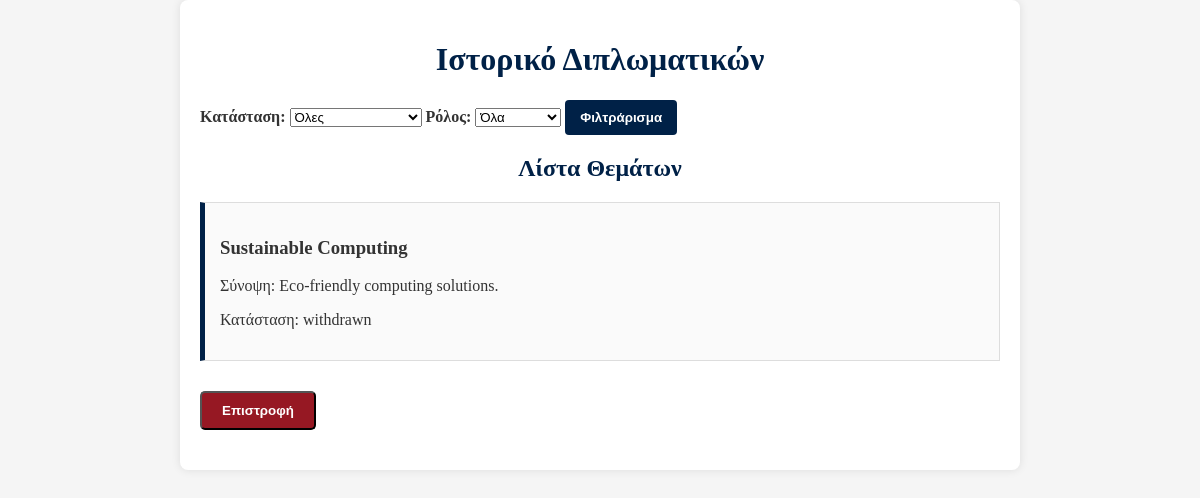
The app's page /all_thesis.php (signed in), older data.
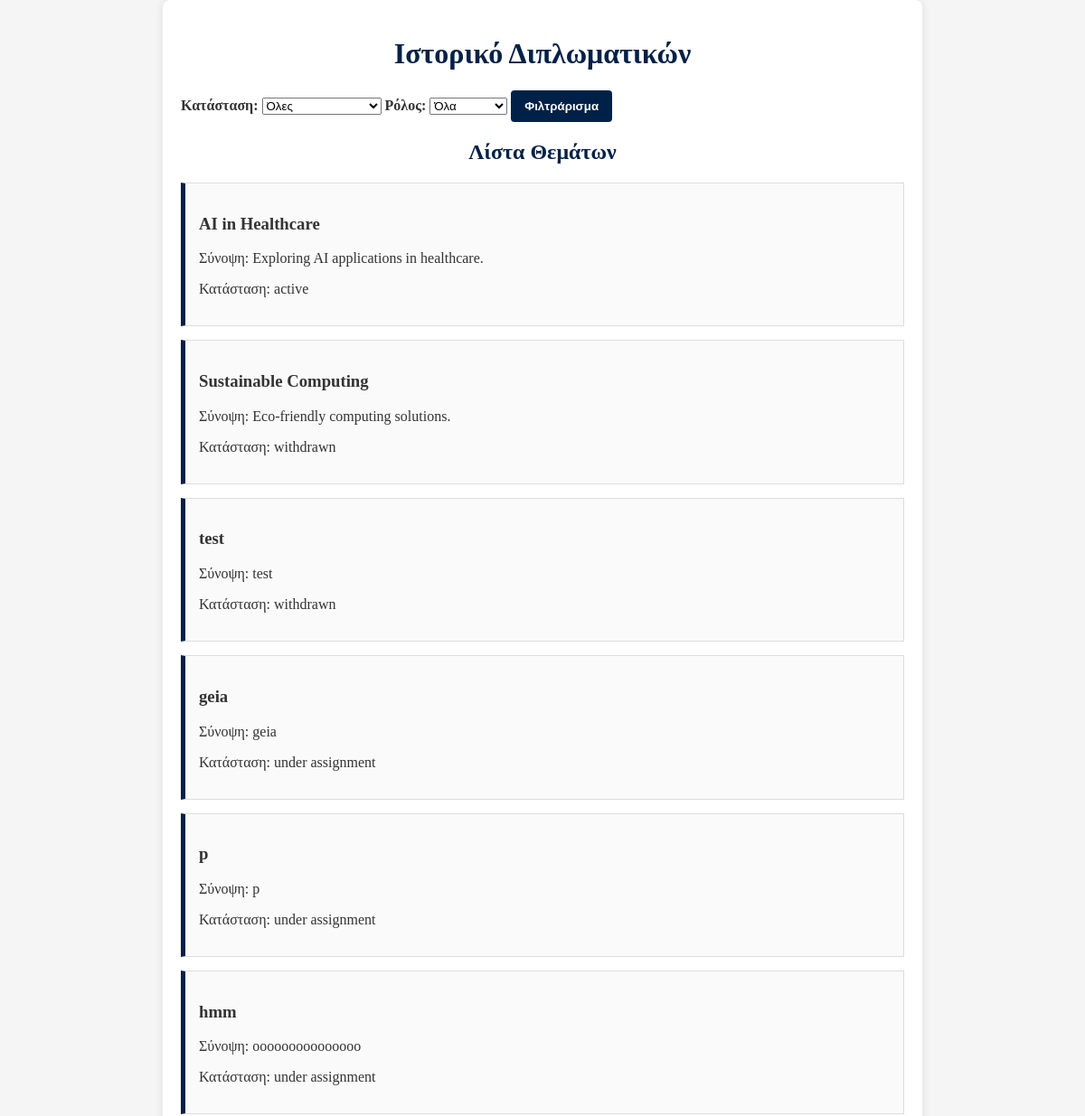
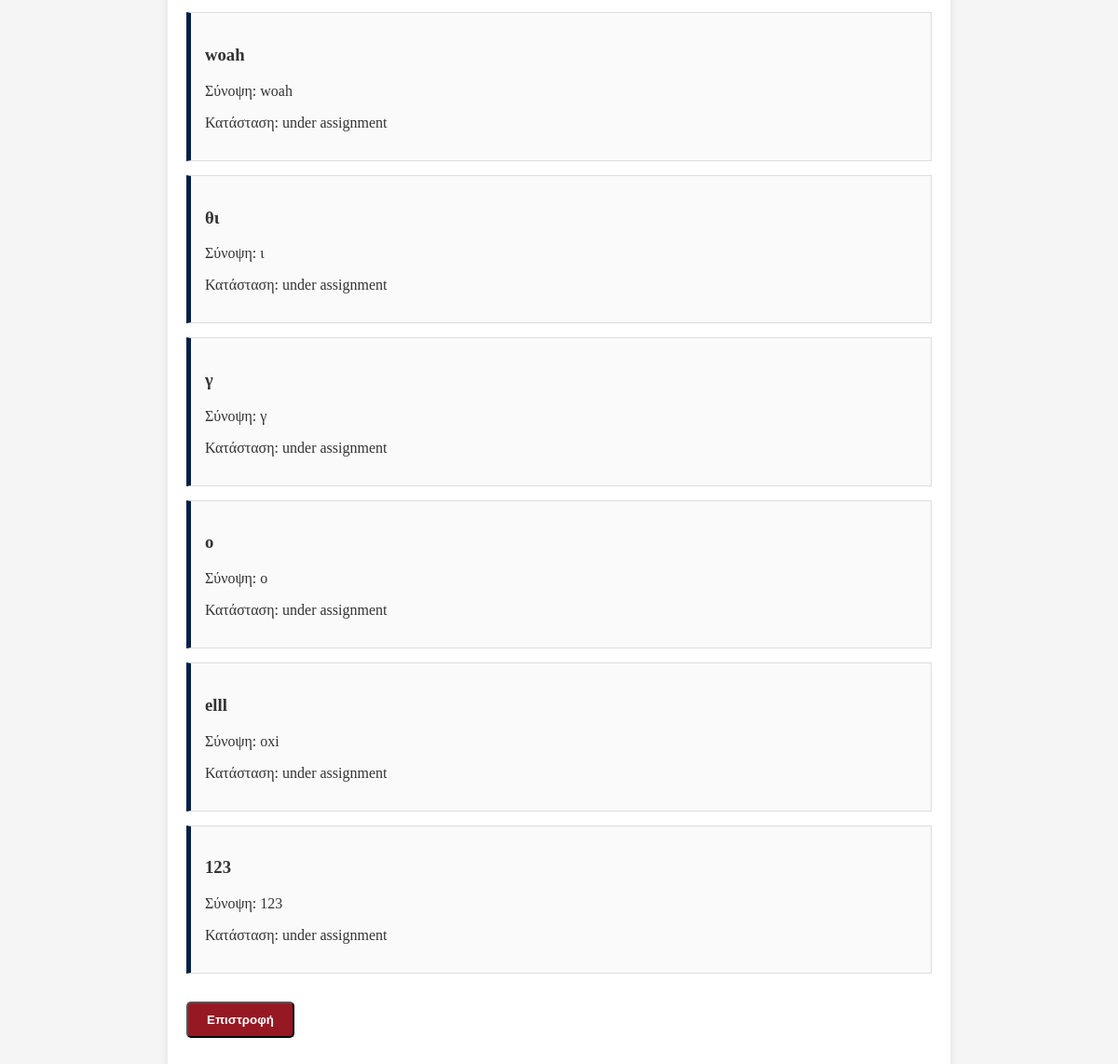
The same page, newer data (2 pictures, top to bottom).
### tables this page shows
CREATE TABLE `thesis` (
  `thesisID` int(11) NOT NULL,
  `title` varchar(255) NOT NULL,
  `description` text NOT NULL,
  `status` enum('under assignment','active','under review','finalized','withdrawn') NOT NULL,
  `supervisorID` int(11) NOT NULL,
  `member1ID` int(11) DEFAULT NULL,
  `member2ID` int(11) DEFAULT NULL,
  `studentID` int(11) DEFAULT NULL,
  `finalGrade` decimal(4,2) DEFAULT NULL,
  `postedDate` date NOT NULL,
  `assignmentDate` date DEFAULT NULL,
  `completionDate` date DEFAULT NULL,
  `examinationDate` date DEFAULT NULL,
  `withdrawalDate` date DEFAULT NULL,
  `pdf` varchar(50) DEFAULT NULL,
  `withdrawn_comment` enum('from professor','from secretary') DEFAULT NULL
);

### all_thesis.php (the view, shortened to what this page needs)
<?php
include 'access.php';
$filter_status = isset($_GET['status']) ? $_GET['status'] : '';
$filter_role = isset($_GET['role']) ? $_GET['role'] : '';
$status_condition = ($filter_status !== '') ? "AND status = ?" : "";
$role_condition = "";
if ($filter_role === 'supervisor') {
    $role_condition = "supervisorID = ?";
} elseif ($filter_role === 'member') {
    $role_condition = "(member1ID = ? OR member2ID = ?)";
} else {
    $role_condition = "(supervisorID = ? OR member1ID = ? OR member2ID = ?)";
}
$query = "
    SELECT
        thesis.thesisID,
        thesis.title,
        thesis.description,
        thesis.pdf,
        thesis.status,
        thesis.studentID,
        thesis.supervisorID,
        thesis.member1ID,
        thesis.member2ID,
        thesis.postedDate,
        thesis.assignmentDate,
        thesis.completionDate,
        thesis.examinationDate,
        thesis.finalGrade,
        students.name AS student_name,
        students.surname AS student_surname,
        supervisor.name AS supervisor_name,
        supervisor.surname AS supervisor_surname,
        member1.name AS member1_name,
        member1.surname AS member1_surname,
        member2.name AS member2_name,
        member2.surname AS member2_surname
    FROM
        thesis
    LEFT JOIN students ON thesis.studentID = students.Student_ID
    LEFT JOIN professors AS supervisor ON thesis.supervisorID = supervisor.Professor_ID
    LEFT JOIN professors AS member1 ON thesis.member1ID = member1.Professor_ID
    LEFT JOIN professors AS member2 ON thesis.member2ID = member2.Professor_ID
    WHERE
        $role_condition
        $status_condition
";
$stmt = $con->prepare($query);
if ($filter_status !== '') {
    if ($role_condition === "(supervisorID = ? OR member1ID = ? OR member2ID = ?)") {
        $stmt->bind_param('iiis', $_SESSION['user_id'], $_SESSION['user_id'], $_SESSION['user_id'], $filter_status);
    } elseif ($role_condition === "(member1ID = ? OR member2ID = ?)") {
        $stmt->bind_param('iis', $_SESSION['user_id'], $_SESSION['user_id'], $filter_status);
    } else {
        $stmt->bind_param('is', $_SESSION['user_id'], $filter_status);
    }
} else {
    if ($role_condition === "(supervisorID = ? OR member1ID = ? OR member2ID = ?)") {
        $stmt->bind_param('iii', $_SESSION['user_id'], $_SESSION['user_id'], $_SESSION['user_id']);
    } elseif ($role_condition === "(member1ID = ? OR member2ID = ?)") {
        $stmt->bind_param('ii', $_SESSION['user_id'], $_SESSION['user_id']);
    } else {
        $stmt->bind_param('i', $_SESSION['user_id']);
    }
}
$stmt->execute();
$result = $stmt->get_result();
?>
<!DOCTYPE html>
<html lang="el">
<head>
    <link rel="stylesheet" href="dipl.css">
</head>
<body>
    <div class="container">
        <h1>Ιστορικό Διπλωματικών</h1>
        <form method="GET" action="" style="margin-bottom: 20px;">
            <label for="status">Κατάσταση:</label>
            <select name="status" id="status">
                <option value="">Όλες</option>
            </select>
            <label for="role">Ρόλος:</label>
            <select name="role" id="role">
                <option value="">Όλα</option>
            </select>
            <button type="submit">Φιλτράρισμα</button>
        </form>
        <div class="topic-list">
            <h2>Λίστα Θεμάτων</h2>
            <?php
            if ($result->num_rows > 0) {
                while ($row = $result->fetch_assoc()) {
                    echo '<div class="topic" onclick="showModal(' . htmlspecialchars(json_encode($row), ENT_QUOTES, 'UTF-8') . ')">';
                    echo '<h3>' . htmlspecialchars($row['title']) . '</h3>';
                    echo '<p>Σύνοψη: ' . htmlspecialchars($row['description']) . '</p>';
                    echo '<p>Κατάσταση: ' . htmlspecialchars($row['status']) . '</p>';
                    echo '</div>';
                }
            } else {
                echo '<p>Δεν βρέθηκαν αποτελέσματα για τα φίλτρα σας.</p>';
            }
            ?>
        <button class="add-topic-button" onclick="window.location.href = 'show_dipl.php';">Επιστροφή</button>
        </div>
    </div>
</body>
</html>

Row changes from the older to the newer data that the page shows:
now on this page (row edited): thesis: title "AI in Healthcare", description "Exploring AI applications in healthcare.", status "active"
added thesis: title "test", description "test", status "withdrawn"
added thesis: title "geia", description "geia", status "under assignment"
added thesis: title "p", description "p", status "under assignment"
added thesis: title "hmm", description "ooooooooooooooo", status "under assignment"
added thesis: title "woah", description "woah", status "under assignment"
added thesis: title "θι", description "ι", status "under assignment"
added thesis: title "γ", description "γ", status "under assignment"
added thesis: title "o", description "o", status "under assignment"
added thesis: title "elll", description "oxi", status "under assignment"
added thesis: title "123", description "123", status "under assignment"
